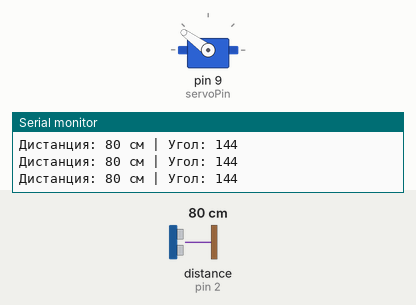
This sketch was run on a simulated Arduino Uno, built with avr-gcc and run on an emulated ATmega328P. Parts: servo, the last lines printed to the serial monitor. Wiring (from diagram.json): ultrasonic range finder: trigger pin 3; echo pin 2. Inputs (shaded band) come from the test bench; at power-on: distance to the obstacle (sensor on pin 2) 80 cm. The echo pulse lasts 58.3 µs per cm.

Above: at 1.2 s.
1.3 s: distance to the obstacle (sensor on pin 2) set to 2 cm
At 2.9 s:
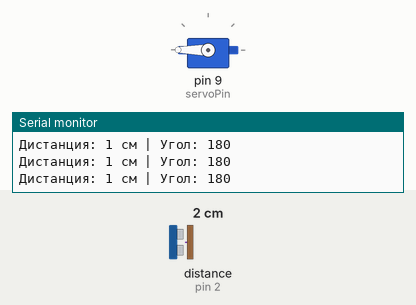
4.3 s: distance to the obstacle (sensor on pin 2) set to 250 cm
At 5.7 s:
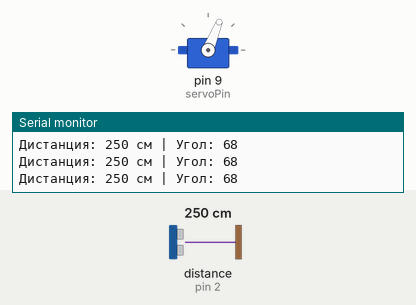
7.3 s: distance to the obstacle (sensor on pin 2) set to 299 cm
At 9.1 s:
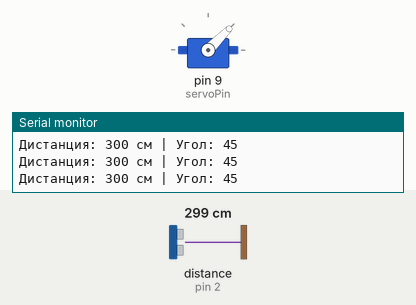
Timing chart, 0 to 10.6 s (numbered marks = the images above; inputs shaded):
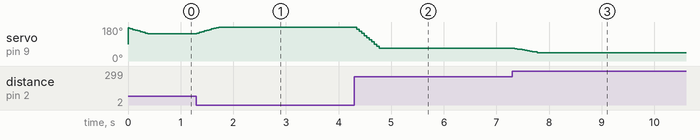

Measured:
- after the input at 1.3 s, servo on pin 9 (servoPin): moves from 144° to 180° over 0.42 s, starting at once
- after the input at 4.3 s, servo on pin 9 (servoPin): moves from 180° to 68° over 0.43 s, starting after 0.05 s
- after the input at 7.3 s, servo on pin 9 (servoPin): moves from 68° to 45° over 0.42 s, starting after 0.05 s

The sketch:

sketch.ino
```cpp
#include <Servo.h>

// Пины
const int echoPin = 2;
const int trigPin = 3;
const int servoPin = 9;

// Диапазон расстояний (в см)
const int minDistance = 0;
const int maxDistance = 400;

Servo servo;

const unsigned int interval = 10; // 10 мс

// Параметры для усреднения
const int numReadings = 10;   // Количество измерений для усреднения
float readings[numReadings];  // Массив для хранения измерений
int readIndex = 0;            // Текущий индекс чтения
float total = 0;              // Сумма измерений
float averageDistance = 0;    // Усредненное расстояние

// Вывод в консоль
void printState(int angle){
  Serial.print("Дистанция: ");
  Serial.print(averageDistance, 0);
  Serial.print(" см | Угол: ");
  Serial.println(angle);
}

// Измерение расстояния с HC-SR04
long measureDistance() {
  // Генерируем ультразвуковой импульс
  digitalWrite(trigPin, LOW);
  delayMicroseconds(2);
  digitalWrite(trigPin, HIGH);
  delayMicroseconds(10);
  digitalWrite(trigPin, LOW);

  // Измеряем длительность ответного импульса
  long duration = pulseIn(echoPin, HIGH, 30000); // Таймаут 30 мс (~5м)

  // Рассчитываем расстояние
  if (duration == 0) {
    // Если превышен таймаут, возвращаем -1
    return -1;
  }
  return duration / 58;
}

// Преобразование расстояния в угол (обратно пропорционально)
int mapDistanceToAngle(float distance) {
  float res = map(distance, minDistance, maxDistance, 180, 0);
  return constrain(res, 0, 180);
}

// метод скользящего среднего
void rollingAverage(float data){
  // Обновляем сумму: убираем старое значение, добавляем новое
  total = total - readings[readIndex];
  readings[readIndex] = data;
  total = total + readings[readIndex];

  // Переходим к следующей позиции в массиве
  readIndex = (readIndex + 1) % numReadings;

  // Рассчитываем среднее значение
  averageDistance = total / numReadings;
}

void setup() {
  Serial.begin(9600);
  pinMode(trigPin, OUTPUT);
  pinMode(echoPin, INPUT);

  // Инициализация массива нулевыми значениями
  for (int i = 0; i < numReadings; i++) {
    readings[i] = 0;
  }
  servo.attach(servoPin);
}

void loop() {
  // Выполняем новое измерение
  float distance = measureDistance();

  if (distance >= 0) { // Игнорируем ошибочные измерения
    rollingAverage(distance);

    // Переводим в градусы
    int angle = mapDistanceToAngle(averageDistance);
    servo.write(angle);
    printState(angle);  // Печать состояния
  }

  delay(interval); // Интервал между измерениями
}
```
